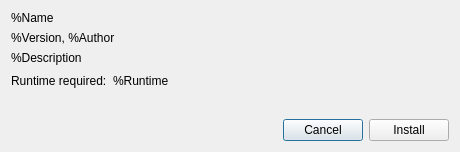
<?xml version="1.0" encoding="UTF-8"?>
<ui version="4.0">
 <class>InstallExtension</class>
 <widget class="QDialog" name="InstallExtension">
  <property name="geometry">
   <rect>
    <x>0</x>
    <y>0</y>
    <width>460</width>
    <height>152</height>
   </rect>
  </property>
  <property name="windowTitle">
   <string>Install Extension</string>
  </property>
  <property name="windowIcon">
   <iconset resource="../resources.qrc">
    <normaloff>:/icons/default/scalable/notepadqq.svg</normaloff>:/icons/default/scalable/notepadqq.svg</iconset>
  </property>
  <layout class="QVBoxLayout" name="verticalLayout">
   <item>
    <widget class="QLabel" name="lblName">
     <property name="text">
      <string notr="true">%Name</string>
     </property>
     <property name="textFormat">
      <enum>Qt::PlainText</enum>
     </property>
    </widget>
   </item>
   <item>
    <layout class="QVBoxLayout" name="verticalLayout_2">
     <item>
      <widget class="QLabel" name="lblVersionAuthor">
       <property name="text">
        <string notr="true">%Version, %Author</string>
       </property>
       <property name="textFormat">
        <enum>Qt::PlainText</enum>
       </property>
       <property name="textInteractionFlags">
        <set>Qt::LinksAccessibleByMouse|Qt::TextSelectableByMouse</set>
       </property>
      </widget>
     </item>
     <item>
      <widget class="QLabel" name="lblDescription">
       <property name="text">
        <string notr="true">%Description</string>
       </property>
       <property name="textFormat">
        <enum>Qt::PlainText</enum>
       </property>
       <property name="textInteractionFlags">
        <set>Qt::LinksAccessibleByMouse|Qt::TextSelectableByMouse</set>
       </property>
      </widget>
     </item>
     <item>
      <layout class="QHBoxLayout" name="horizontalLayout_2">
       <item>
        <widget class="QLabel" name="label_4">
         <property name="text">
          <string>Runtime required:</string>
         </property>
        </widget>
       </item>
       <item>
        <widget class="QLabel" name="lblRuntime">
         <property name="text">
          <string notr="true">%Runtime</string>
         </property>
         <property name="textFormat">
          <enum>Qt::PlainText</enum>
         </property>
        </widget>
       </item>
       <item>
        <spacer name="horizontalSpacer">
         <property name="orientation">
          <enum>Qt::Horizontal</enum>
         </property>
         <property name="sizeHint" stdset="0">
          <size>
           <width>40</width>
           <height>20</height>
          </size>
         </property>
        </spacer>
       </item>
      </layout>
     </item>
    </layout>
   </item>
   <item>
    <spacer name="verticalSpacer">
     <property name="orientation">
      <enum>Qt::Vertical</enum>
     </property>
     <property name="sizeHint" stdset="0">
      <size>
       <width>20</width>
       <height>40</height>
      </size>
     </property>
    </spacer>
   </item>
   <item>
    <layout class="QHBoxLayout" name="horizontalLayout">
     <item>
      <spacer name="horizontalSpacer_2">
       <property name="orientation">
        <enum>Qt::Horizontal</enum>
       </property>
       <property name="sizeHint" stdset="0">
        <size>
         <width>40</width>
         <height>20</height>
        </size>
       </property>
      </spacer>
     </item>
     <item>
      <widget class="QPushButton" name="btnCancel">
       <property name="text">
        <string>Cancel</string>
       </property>
      </widget>
     </item>
     <item>
      <widget class="QPushButton" name="btnInstall">
       <property name="text">
        <string>Install</string>
       </property>
      </widget>
     </item>
    </layout>
   </item>
  </layout>
 </widget>
 <tabstops>
  <tabstop>btnInstall</tabstop>
  <tabstop>btnCancel</tabstop>
 </tabstops>
 <resources>
  <include location="../resources.qrc"/>
 </resources>
 <connections/>
</ui>
